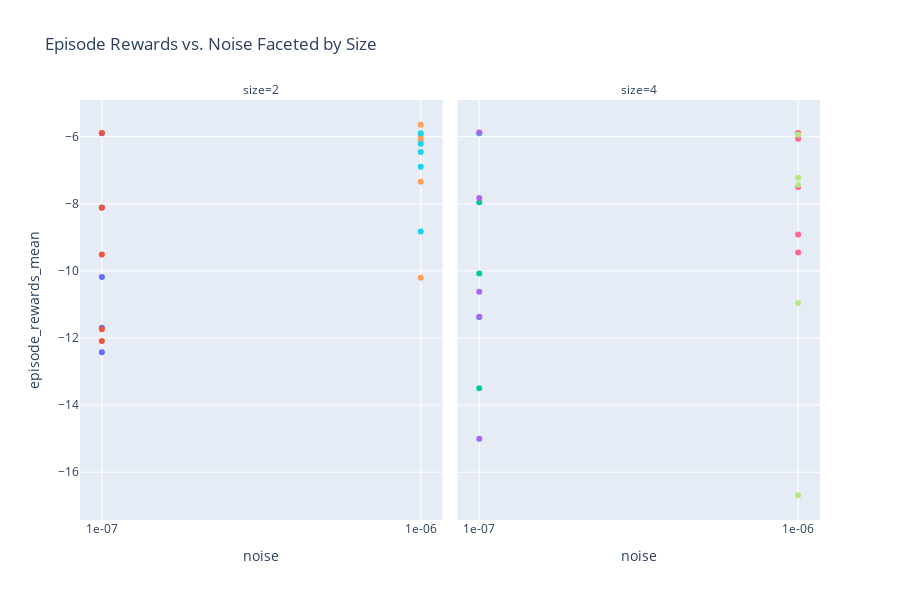

The notebook cell this image was saved under:
### Code cell
import plotly.express as px

# Define readable names for selected hyperparams
readable_names = {
    hyperparam_columns[0]: "noise",
    hyperparam_columns[1]: "size"
}

# Rename columns in a copy of the dataframe
plot_df = sub_df.rename(columns=readable_names)

# Assign new column names
x_col = "noise"
y_col = "episode_rewards_mean"
facet_col = "size"

# Plot
fig = px.scatter(
    plot_df,
    x=x_col,
    y=y_col,
    color="experiment_name",  # Optional: color by experiment
    facet_col=facet_col,
    title="Episode Rewards vs. Noise Faceted by Size",
    height=600
)

fig.update_layout(showlegend=False)
fig.show()

### Figure 1 — Plotly figure (JSON) as saved in the notebook; plotly's stock layout.template omitted (floating-point values rounded to 4 significant figures)
{"data": [{"hovertemplate": "experiment_name=0000_optim.args_.lr_1e-07__agent_params.args_.training_freq_2__agent_params.args_.action_w_noise_amplitude_0.8<br>size=2<br>noise=%{x}<br>episode_rewards_mean=%{y}<extra></extra>", "legendgroup": "0000_optim.args_.lr_1e-07__agent_params.args_.training_freq_2__agent_params.args_.action_w_noise_amplitude_0.8", "marker": {"color": "#636efa", "symbol": "circle"}, "mode": "markers", "name": "0000_optim.args_.lr_1e-07__agent_params.args_.training_freq_2__agent_params.args_.action_w_noise_amplitude_0.8", "orientation": "v", "showlegend": true, "type": "scatter", "x": ["1e-07", "1e-07", "1e-07", "1e-07", "1e-07"], "xaxis": "x", "y": [-5.9, -12.42, -10.19, -8.114, -11.69], "yaxis": "y"}, {"hovertemplate": "experiment_name=0001_optim.args_.lr_1e-07__agent_params.args_.training_freq_2__agent_params.args_.action_w_noise_amplitude_1<br>size=2<br>noise=%{x}<br>episode_rewards_mean=%{y}<extra></extra>", "legendgroup": "0001_optim.args_.lr_1e-07__agent_params.args_.training_freq_2__agent_params.args_.action_w_noise_amplitude_1", "marker": {"color": "#EF553B", "symbol": "circle"}, "mode": "markers", "name": "0001_optim.args_.lr_1e-07__agent_params.args_.training_freq_2__agent_params.args_.action_w_noise_amplitude_1", "orientation": "v", "showlegend": true, "type": "scatter", "x": ["1e-07", "1e-07", "1e-07", "1e-07", "1e-07"], "xaxis": "x", "y": [-5.893, -11.74, -9.514, -8.123, -12.09], "yaxis": "y"}, {"hovertemplate": "experiment_name=0002_optim.args_.lr_1e-07__agent_params.args_.training_freq_4__agent_params.args_.action_w_noise_amplitude_0.8<br>size=4<br>noise=%{x}<br>episode_rewards_mean=%{y}<extra></extra>", "legendgroup": "0002_optim.args_.lr_1e-07__agent_params.args_.training_freq_4__agent_params.args_.action_w_noise_amplitude_0.8", "marker": {"color": "#00cc96", "symbol": "circle"}, "mode": "markers", "name": "0002_optim.args_.lr_1e-07__agent_params.args_.training_freq_4__agent_params.args_.action_w_noise_amplitude_0.8", "orientation": "v", "showlegend": true, "type": "scatter", "x": ["1e-07", "1e-07", "1e-07", "1e-07", "1e-07"], "xaxis": "x2", "y": [-5.901, -11.38, -10.08, -7.953, -13.5], "yaxis": "y2"}, {"hovertemplate": "experiment_name=0003_optim.args_.lr_1e-07__agent_params.args_.training_freq_4__agent_params.args_.action_w_noise_amplitude_1<br>size=4<br>noise=%{x}<br>episode_rewards_mean=%{y}<extra></extra>", "legendgroup": "0003_optim.args_.lr_1e-07__agent_params.args_.training_freq_4__agent_params.args_.action_w_noise_amplitude_1", "marker": {"color": "#ab63fa", "symbol": "circle"}, "mode": "markers", "name": "0003_optim.args_.lr_1e-07__agent_params.args_.training_freq_4__agent_params.args_.action_w_noise_amplitude_1", "orientation": "v", "showlegend": true, "type": "scatter", "x": ["1e-07", "1e-07", "1e-07", "1e-07", "1e-07"], "xaxis": "x2", "y": [-5.875, -11.36, -10.62, -7.83, -15.0], "yaxis": "y2"}, {"hovertemplate": "experiment_name=0004_optim.args_.lr_1e-06__agent_params.args_.training_freq_2__agent_params.args_.action_w_noise_amplitude_0.8<br>size=2<br>noise=%{x}<br>episode_rewards_mean=%{y}<extra></extra>", "legendgroup": "0004_optim.args_.lr_1e-06__agent_params.args_.training_freq_2__agent_params.args_.action_w_noise_amplitude_0.8", "marker": {"color": "#FFA15A", "symbol": "circle"}, "mode": "markers", "name": "0004_optim.args_.lr_1e-06__agent_params.args_.training_freq_2__agent_params.args_.action_w_noise_amplitude_0.8", "orientation": "v", "showlegend": true, "type": "scatter", "x": ["1e-06", "1e-06", "1e-06", "1e-06", "1e-06"], "xaxis": "x", "y": [-5.646, -10.21, -7.348, -5.991, -6.106], "yaxis": "y"}, {"hovertemplate": "experiment_name=0005_optim.args_.lr_1e-06__agent_params.args_.training_freq_2__agent_params.args_.action_w_noise_amplitude_1<br>size=2<br>noise=%{x}<br>episode_rewards_mean=%{y}<extra></extra>", "legendgroup": "0005_optim.args_.lr_1e-06__agent_params.args_.training_freq_2__agent_params.args_.action_w_noise_amplitude_1", "marker": {"color": "#19d3f3", "symbol": "circle"}, "mode": "markers", "name": "0005_optim.args_.lr_1e-06__agent_params.args_.training_freq_2__agent_params.args_.action_w_noise_amplitude_1", "orientation": "v", "showlegend": true, "type": "scatter", "x": ["1e-06", "1e-06", "1e-06", "1e-06", "1e-06"], "xaxis": "x", "y": [-5.902, -6.213, -8.826, -6.899, -6.461], "yaxis": "y"}, {"hovertemplate": "experiment_name=0006_optim.args_.lr_1e-06__agent_params.args_.training_freq_4__agent_params.args_.action_w_noise_amplitude_0.8<br>size=4<br>noise=%{x}<br>episode_rewards_mean=%{y}<extra></extra>", "legendgroup": "0006_optim.args_.lr_1e-06__agent_params.args_.training_freq_4__agent_params.args_.action_w_noise_amplitude_0.8", "marker": {"color": "#FF6692", "symbol": "circle"}, "mode": "markers", "name": "0006_optim.args_.lr_1e-06__agent_params.args_.training_freq_4__agent_params.args_.action_w_noise_amplitude_0.8", "orientation": "v", "showlegend": true, "type": "scatter", "x": ["1e-06", "1e-06", "1e-06", "1e-06", "1e-06"], "xaxis": "x2", "y": [-5.895, -6.062, -9.455, -7.499, -8.915], "yaxis": "y2"}, {"hovertemplate": "experiment_name=0007_optim.args_.lr_1e-06__agent_params.args_.training_freq_4__agent_params.args_.action_w_noise_amplitude_1<br>size=4<br>noise=%{x}<br>episode_rewards_mean=%{y}<extra></extra>", "legendgroup": "0007_optim.args_.lr_1e-06__agent_params.args_.training_freq_4__agent_params.args_.action_w_noise_amplitude_1", "marker": {"color": "#B6E880", "symbol": "circle"}, "mode": "markers", "name": "0007_optim.args_.lr_1e-06__agent_params.args_.training_freq_4__agent_params.args_.action_w_noise_amplitude_1", "orientation": "v", "showlegend": true, "type": "scatter", "x": ["1e-06", "1e-06", "1e-06", "1e-06", "1e-06"], "xaxis": "x2", "y": [-5.946, -16.69, -10.96, -7.226, -7.431], "yaxis": "y2"}], "layout": {"annotations": [{"font": {}, "showarrow": false, "text": "size=2", "x": 0.245, "xanchor": "center", "xref": "paper", "y": 1, "yanchor": "bottom", "yref": "paper"}, {"font": {}, "showarrow": false, "text": "size=4", "x": 0.755, "xanchor": "center", "xref": "paper", "y": 1, "yanchor": "bottom", "yref": "paper"}], "height": 600, "legend": {"title": {"text": "experiment_name"}, "tracegroupgap": 0}, "showlegend": false, "title": {"text": "Episode Rewards vs. Noise Faceted by Size"}, "xaxis": {"anchor": "y", "domain": [0, 0.49], "title": {"text": "noise"}}, "xaxis2": {"anchor": "y2", "domain": [0.51, 1], "matches": "x", "title": {"text": "noise"}}, "yaxis": {"anchor": "x", "domain": [0, 1], "title": {"text": "episode_rewards_mean"}}, "yaxis2": {"anchor": "x2", "domain": [0, 1], "matches": "y", "showticklabels": false}}}
